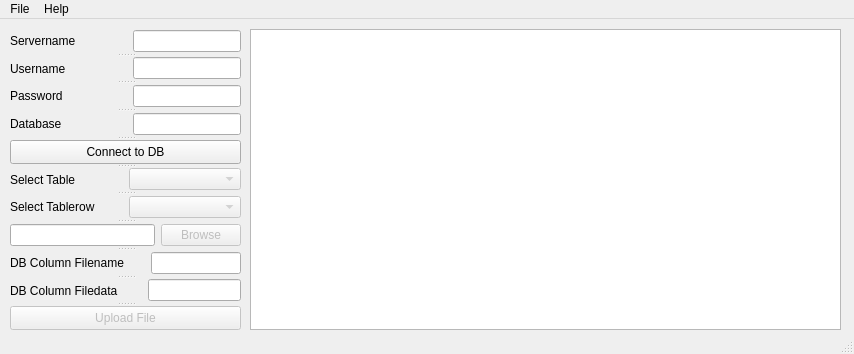
<?xml version="1.0" encoding="UTF-8"?>
<ui version="4.0">
 <class>MainWindow</class>
 <widget class="QMainWindow" name="MainWindow">
  <property name="geometry">
   <rect>
    <x>0</x>
    <y>0</y>
    <width>854</width>
    <height>354</height>
   </rect>
  </property>
  <property name="windowTitle">
   <string>FileUploader</string>
  </property>
  <widget class="QWidget" name="centralwidget">
   <widget class="QTableView" name="TableView">
    <property name="geometry">
     <rect>
      <x>250</x>
      <y>10</y>
      <width>591</width>
      <height>301</height>
     </rect>
    </property>
   </widget>
   <widget class="QSplitter" name="splitter">
    <property name="geometry">
     <rect>
      <x>10</x>
      <y>10</y>
      <width>231</width>
      <height>301</height>
     </rect>
    </property>
    <property name="orientation">
     <enum>Qt::Vertical</enum>
    </property>
    <widget class="QWidget" name="layoutWidget">
     <layout class="QHBoxLayout" name="horizontalLayout_5">
      <item>
       <widget class="QLabel" name="label_4">
        <property name="text">
         <string>Servername</string>
        </property>
       </widget>
      </item>
      <item>
       <spacer name="horizontalSpacer">
        <property name="orientation">
         <enum>Qt::Horizontal</enum>
        </property>
        <property name="sizeHint" stdset="0">
         <size>
          <width>40</width>
          <height>20</height>
         </size>
        </property>
       </spacer>
      </item>
      <item>
       <widget class="QLineEdit" name="ServernameLineEdit">
        <property name="toolTip">
         <string>&lt;html&gt;&lt;head/&gt;&lt;body&gt;&lt;p&gt;Servername and Port Like 127.0.0.1,1433&lt;/p&gt;&lt;/body&gt;&lt;/html&gt;</string>
        </property>
       </widget>
      </item>
     </layout>
    </widget>
    <widget class="QWidget" name="layoutWidget">
     <layout class="QHBoxLayout" name="horizontalLayout_6">
      <item>
       <widget class="QLabel" name="label_5">
        <property name="text">
         <string>Username</string>
        </property>
       </widget>
      </item>
      <item>
       <spacer name="horizontalSpacer_2">
        <property name="orientation">
         <enum>Qt::Horizontal</enum>
        </property>
        <property name="sizeHint" stdset="0">
         <size>
          <width>40</width>
          <height>20</height>
         </size>
        </property>
       </spacer>
      </item>
      <item>
       <widget class="QLineEdit" name="UsernameLineEdit">
        <property name="toolTip">
         <string>&lt;html&gt;&lt;head/&gt;&lt;body&gt;&lt;p&gt;User to connect to Db with rights to write to DB&lt;/p&gt;&lt;/body&gt;&lt;/html&gt;</string>
        </property>
       </widget>
      </item>
     </layout>
    </widget>
    <widget class="QWidget" name="layoutWidget">
     <layout class="QHBoxLayout" name="horizontalLayout_7">
      <item>
       <widget class="QLabel" name="label_6">
        <property name="text">
         <string>Password</string>
        </property>
       </widget>
      </item>
      <item>
       <spacer name="horizontalSpacer_3">
        <property name="orientation">
         <enum>Qt::Horizontal</enum>
        </property>
        <property name="sizeHint" stdset="0">
         <size>
          <width>40</width>
          <height>20</height>
         </size>
        </property>
       </spacer>
      </item>
      <item>
       <widget class="QLineEdit" name="PasswordLineEdit">
        <property name="echoMode">
         <enum>QLineEdit::Password</enum>
        </property>
       </widget>
      </item>
     </layout>
    </widget>
    <widget class="QWidget" name="layoutWidget">
     <layout class="QHBoxLayout" name="horizontalLayout_4">
      <item>
       <widget class="QLabel" name="label_3">
        <property name="text">
         <string>Database</string>
        </property>
       </widget>
      </item>
      <item>
       <spacer name="horizontalSpacer_4">
        <property name="orientation">
         <enum>Qt::Horizontal</enum>
        </property>
        <property name="sizeHint" stdset="0">
         <size>
          <width>40</width>
          <height>20</height>
         </size>
        </property>
       </spacer>
      </item>
      <item>
       <widget class="QLineEdit" name="DatabaseLineEdit">
        <property name="toolTip">
         <string>&lt;html&gt;&lt;head/&gt;&lt;body&gt;&lt;p&gt;Database which exists on the given server&lt;/p&gt;&lt;/body&gt;&lt;/html&gt;</string>
        </property>
       </widget>
      </item>
     </layout>
    </widget>
    <widget class="QPushButton" name="ConnectDbPushButton">
     <property name="toolTip">
      <string>&lt;html&gt;&lt;head/&gt;&lt;body&gt;&lt;p&gt;connects to the given database&lt;/p&gt;&lt;/body&gt;&lt;/html&gt;</string>
     </property>
     <property name="text">
      <string>Connect to DB</string>
     </property>
    </widget>
    <widget class="QWidget" name="layoutWidget">
     <layout class="QHBoxLayout" name="horizontalLayout_3">
      <item>
       <widget class="QLabel" name="label_2">
        <property name="text">
         <string>Select Table</string>
        </property>
       </widget>
      </item>
      <item>
       <widget class="QComboBox" name="TableComboBox">
        <property name="enabled">
         <bool>false</bool>
        </property>
        <property name="toolTip">
         <string>&lt;html&gt;&lt;head/&gt;&lt;body&gt;&lt;p&gt;select your table&lt;/p&gt;&lt;/body&gt;&lt;/html&gt;</string>
        </property>
       </widget>
      </item>
     </layout>
    </widget>
    <widget class="QWidget" name="layoutWidget">
     <layout class="QHBoxLayout" name="horizontalLayout">
      <item>
       <widget class="QLabel" name="label">
        <property name="text">
         <string>Select Tablerow</string>
        </property>
       </widget>
      </item>
      <item>
       <widget class="QComboBox" name="TablerowComboBox">
        <property name="enabled">
         <bool>false</bool>
        </property>
        <property name="toolTip">
         <string>&lt;html&gt;&lt;head/&gt;&lt;body&gt;&lt;p&gt;select your row from the Name column of your table&lt;/p&gt;&lt;/body&gt;&lt;/html&gt;</string>
        </property>
        <property name="placeholderText">
         <string/>
        </property>
       </widget>
      </item>
     </layout>
    </widget>
    <widget class="QWidget" name="layoutWidget">
     <layout class="QHBoxLayout" name="horizontalLayout_2">
      <item>
       <widget class="QLineEdit" name="FullFileNameLineEdit">
        <property name="readOnly">
         <bool>true</bool>
        </property>
       </widget>
      </item>
      <item>
       <widget class="QPushButton" name="BrowsePushButton">
        <property name="enabled">
         <bool>false</bool>
        </property>
        <property name="toolTip">
         <string>&lt;html&gt;&lt;head/&gt;&lt;body&gt;&lt;p&gt;choose a file to upload&lt;/p&gt;&lt;/body&gt;&lt;/html&gt;</string>
        </property>
        <property name="text">
         <string>Browse</string>
        </property>
       </widget>
      </item>
     </layout>
    </widget>
    <widget class="QWidget" name="horizontalLayoutWidget">
     <layout class="QHBoxLayout" name="horizontalLayout_10">
      <item>
       <widget class="QLabel" name="label_7">
        <property name="text">
         <string>DB Column Filename</string>
        </property>
       </widget>
      </item>
      <item>
       <spacer name="horizontalSpacer_5">
        <property name="orientation">
         <enum>Qt::Horizontal</enum>
        </property>
        <property name="sizeHint" stdset="0">
         <size>
          <width>40</width>
          <height>20</height>
         </size>
        </property>
       </spacer>
      </item>
      <item>
       <widget class="QLineEdit" name="DbColFileNameLineEdit">
        <property name="toolTip">
         <string>&lt;html&gt;&lt;head/&gt;&lt;body&gt;&lt;p&gt;define the name of the tablecolumn which will contain the filename&lt;/p&gt;&lt;/body&gt;&lt;/html&gt;</string>
        </property>
       </widget>
      </item>
     </layout>
    </widget>
    <widget class="QWidget" name="horizontalLayoutWidget_2">
     <layout class="QHBoxLayout" name="horizontalLayout_11">
      <item>
       <widget class="QLabel" name="label_8">
        <property name="text">
         <string>DB Column Filedata</string>
        </property>
       </widget>
      </item>
      <item>
       <spacer name="horizontalSpacer_6">
        <property name="orientation">
         <enum>Qt::Horizontal</enum>
        </property>
        <property name="sizeHint" stdset="0">
         <size>
          <width>40</width>
          <height>20</height>
         </size>
        </property>
       </spacer>
      </item>
      <item>
       <widget class="QLineEdit" name="DbColFileDataLineEdit">
        <property name="toolTip">
         <string>&lt;html&gt;&lt;head/&gt;&lt;body&gt;&lt;p&gt;define the tablecolumn which will contain the binary data of the file&lt;/p&gt;&lt;/body&gt;&lt;/html&gt;</string>
        </property>
       </widget>
      </item>
     </layout>
    </widget>
    <widget class="QPushButton" name="UploadFilePushButton">
     <property name="enabled">
      <bool>false</bool>
     </property>
     <property name="toolTip">
      <string>&lt;html&gt;&lt;head/&gt;&lt;body&gt;&lt;p&gt;uploads the file to the specified tablerow and columns&lt;/p&gt;&lt;/body&gt;&lt;/html&gt;</string>
     </property>
     <property name="text">
      <string>Upload File</string>
     </property>
    </widget>
   </widget>
  </widget>
  <widget class="QMenuBar" name="menubar">
   <property name="geometry">
    <rect>
     <x>0</x>
     <y>0</y>
     <width>854</width>
     <height>21</height>
    </rect>
   </property>
   <widget class="QMenu" name="menuFile">
    <property name="title">
     <string>File</string>
    </property>
    <addaction name="actionClose"/>
   </widget>
   <widget class="QMenu" name="menuHelp">
    <property name="title">
     <string>Help</string>
    </property>
    <addaction name="actionAbout"/>
   </widget>
   <addaction name="menuFile"/>
   <addaction name="menuHelp"/>
  </widget>
  <widget class="QStatusBar" name="statusbar"/>
  <action name="actionClose">
   <property name="text">
    <string>Close</string>
   </property>
  </action>
  <action name="actionAbout">
   <property name="text">
    <string>About</string>
   </property>
  </action>
 </widget>
 <resources/>
 <connections>
  <connection>
   <sender>actionClose</sender>
   <signal>triggered()</signal>
   <receiver>MainWindow</receiver>
   <slot>close()</slot>
   <hints>
    <hint type="sourcelabel">
     <x>-1</x>
     <y>-1</y>
    </hint>
    <hint type="destinationlabel">
     <x>109</x>
     <y>95</y>
    </hint>
   </hints>
  </connection>
 </connections>
</ui>
